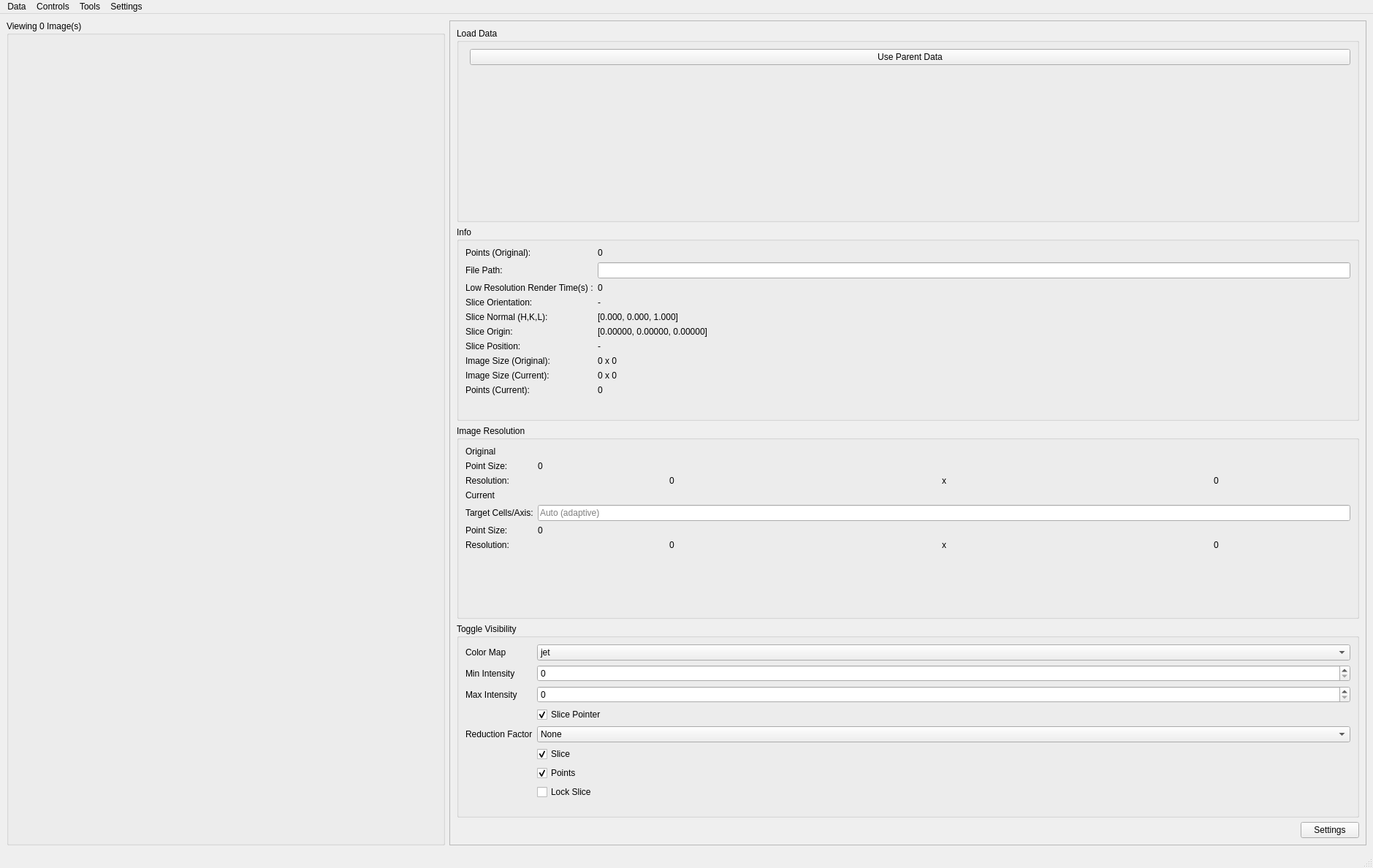
<?xml version="1.0" encoding="UTF-8"?>
<!--
Copyright © 2026, UChicago Argonne, LLC
All Rights Reserved
Software Name: DashPVA
By: Argonne National Laboratory

BSD OPEN SOURCE LICENSE

Redistribution and use in source and binary forms, with or without modification, are permitted provided that the following conditions are met:

1. Redistributions of source code must retain the above copyright notice, this list of conditions and the following disclaimer.
2. Redistributions in binary form must reproduce the above copyright notice, this list of conditions and the following disclaimer in the documentation and/or other materials provided with the distribution.
3. Neither the name of the copyright holder nor the names of its contributors may be used to endorse or promote products derived from this software without specific prior written permission.

******************************************************************************************************
DISCLAIMER

THIS SOFTWARE IS PROVIDED BY THE COPYRIGHT HOLDERS AND CONTRIBUTORS "AS IS" AND ANY EXPRESS OR IMPLIED WARRANTIES, INCLUDING, BUT NOT LIMITED TO, THE IMPLIED WARRANTIES OF MERCHANTABILITY AND FITNESS FOR A PARTICULAR PURPOSE ARE DISCLAIMED. IN NO EVENT SHALL THE COPYRIGHT HOLDER OR CONTRIBUTORS BE LIABLE FOR ANY DIRECT, INDIRECT, INCIDENTAL, SPECIAL, EXEMPLARY, OR CONSEQUENTIAL DAMAGES (INCLUDING, BUT NOT LIMITED TO, PROCUREMENT OF SUBSTITUTE GOODS OR SERVICES; LOSS OF USE, DATA, OR PROFITS; OR BUSINESS INTERRUPTION) HOWEVER CAUSED AND ON ANY THEORY OF LIABILITY, WHETHER IN CONTRACT, STRICT LIABILITY, OR TORT (INCLUDING NEGLIGENCE OR OTHERWISE) ARISING IN ANY WAY OUT OF THE USE OF THIS SOFTWARE, EVEN IF ADVISED OF THE POSSIBILITY OF SUCH DAMAGE.
******************************************************************************************************
-->

<ui version="4.0">
 <class>MainWindow</class>
 <widget class="QMainWindow" name="MainWindow">
  <property name="geometry">
   <rect>
    <x>0</x>
    <y>0</y>
    <width>1879</width>
    <height>1188</height>
   </rect>
  </property>
  <property name="windowTitle">
   <string>MainWindow</string>
  </property>
  <widget class="QWidget" name="centralwidget">
   <layout class="QHBoxLayout" name="mainLayout">
    <item>
     <widget class="QGroupBox" name="groupBox3DViewer">
      <property name="minimumSize">
       <size>
        <width>600</width>
        <height>0</height>
       </size>
      </property>
      <property name="title">
       <string>Viewing 0 Image(s)</string>
      </property>
      <widget class="QWidget" name="gridLayoutWidget">
       <property name="geometry">
        <rect>
         <x>20</x>
         <y>40</y>
         <width>1101</width>
         <height>1041</height>
        </rect>
       </property>
       <layout class="QGridLayout" name="viewer_3d_slicer_layout">
        <property name="sizeConstraint">
         <enum>QLayout::SetMaximumSize</enum>
        </property>
        <property name="spacing">
         <number>5</number>
        </property>
       </layout>
      </widget>
     </widget>
    </item>
    <item>
     <widget class="QScrollArea" name="scrollArea">
      <property name="verticalScrollBarPolicy">
       <enum>Qt::ScrollBarAsNeeded</enum>
      </property>
      <property name="horizontalScrollBarPolicy">
       <enum>Qt::ScrollBarAsNeeded</enum>
      </property>
      <property name="widgetResizable">
       <bool>true</bool>
      </property>
      <widget class="QWidget" name="scrollAreaWidgetContents">
       <property name="geometry">
        <rect>
         <x>0</x>
         <y>0</y>
         <width>728</width>
         <height>1126</height>
        </rect>
       </property>
       <property name="sizePolicy">
        <sizepolicy hsizetype="Preferred" vsizetype="MinimumExpanding">
         <horstretch>0</horstretch>
         <verstretch>1</verstretch>
        </sizepolicy>
       </property>
       <layout class="QVBoxLayout" name="verticalLayout">
        <item>
         <widget class="QGroupBox" name="fgbLoadData">
          <property name="title">
           <string>Load Data</string>
          </property>
          <layout class="QFormLayout" name="formLayout">
           <item row="0" column="1">
            <widget class="QPushButton" name="btnUseParentData">
             <property name="text">
              <string>Use Parent Data</string>
             </property>
            </widget>
           </item>
          </layout>
         </widget>
        </item>
        <item>
         <widget class="QGroupBox" name="formGroupBox">
          <property name="sizePolicy">
           <sizepolicy hsizetype="Preferred" vsizetype="Minimum">
            <horstretch>0</horstretch>
            <verstretch>0</verstretch>
           </sizepolicy>
          </property>
          <property name="title">
           <string>Info</string>
          </property>
          <layout class="QFormLayout" name="formLayout_4">
           <item row="2" column="0">
            <widget class="QLabel" name="lbRenderTime">
             <property name="text">
              <string>Low Resolution Render Time(s) :</string>
             </property>
            </widget>
           </item>
           <item row="2" column="1">
            <widget class="QLabel" name="lbRenderTimeNum">
             <property name="toolTip">
              <string>Time to compute voxelization/interpolation for the current render.</string>
             </property>
             <property name="text">
              <string>0</string>
             </property>
            </widget>
           </item>
           <item row="1" column="0">
            <widget class="QLabel" name="lbFilePath">
             <property name="toolTip">
              <string>Absolute path of the loaded data file.</string>
             </property>
             <property name="text">
              <string>File Path:</string>
             </property>
            </widget>
           </item>
           <item row="1" column="1">
            <widget class="QLineEdit" name="leFilePathStr">
             <property name="readOnly">
              <bool>true</bool>
             </property>
            </widget>
           </item>
           <item row="3" column="0">
            <widget class="QLabel" name="lbSliceOrientation">
             <property name="toolTip">
              <string>Preset plane orientation (HK/HL/KL or Custom).</string>
             </property>
             <property name="text">
              <string>Slice Orientation:</string>
             </property>
            </widget>
           </item>
           <item row="3" column="1">
            <widget class="QLabel" name="lbSliceOrientationVal">
             <property name="toolTip">
              <string>Preset plane orientation (HK/HL/KL or Custom).</string>
             </property>
             <property name="text">
              <string>-</string>
             </property>
            </widget>
           </item>
           <item row="4" column="0">
            <widget class="QLabel" name="lbSliceNormal">
             <property name="text">
              <string>Slice Normal (H,K,L):</string>
             </property>
            </widget>
           </item>
           <item row="4" column="1">
            <widget class="QLabel" name="lbSliceNormalVal">
             <property name="toolTip">
              <string>Normalized normal vector of the slice plane in HKL coordinates.</string>
             </property>
             <property name="text">
              <string>[0.000, 0.000, 1.000]</string>
             </property>
            </widget>
           </item>
           <item row="5" column="0">
            <widget class="QLabel" name="lbSliceOrigin">
             <property name="toolTip">
              <string>Slice plane origin in HKL coordinates.</string>
             </property>
             <property name="text">
              <string>Slice Origin:</string>
             </property>
            </widget>
           </item>
           <item row="5" column="1">
            <widget class="QLabel" name="lbSliceOriginVal">
             <property name="toolTip">
              <string>Slice plane origin in HKL coordinates.</string>
             </property>
             <property name="text">
              <string>[0.00000, 0.00000, 0.00000]</string>
             </property>
            </widget>
           </item>
           <item row="6" column="0">
            <widget class="QLabel" name="lbSlicePosition">
             <property name="text">
              <string>Slice Position:</string>
             </property>
            </widget>
           </item>
           <item row="6" column="1">
            <widget class="QLabel" name="lbSlicePositionVal">
             <property name="text">
              <string>-</string>
             </property>
            </widget>
           </item>
           <item row="7" column="0">
            <widget class="QLabel" name="lbInfoImageSizeOrig">
             <property name="text">
              <string>Image Size (Original):</string>
             </property>
            </widget>
           </item>
           <item row="7" column="1">
            <widget class="QLabel" name="lbInfoImageSizeOrigVal">
             <property name="toolTip">
              <string>Original image dimensions (H × K) before any reduction.</string>
             </property>
             <property name="text">
              <string>0 x 0</string>
             </property>
            </widget>
           </item>
           <item row="8" column="0">
            <widget class="QLabel" name="lbInfoImageSizeCurr">
             <property name="toolTip">
              <string>Current image dimensions (H × K) after reduction.</string>
             </property>
             <property name="text">
              <string>Image Size (Current):</string>
             </property>
            </widget>
           </item>
           <item row="8" column="1">
            <widget class="QLabel" name="lbInfoImageSizeCurrVal">
             <property name="toolTip">
              <string>Current image dimensions (H × K) after reduction.</string>
             </property>
             <property name="text">
              <string>0 x 0</string>
             </property>
            </widget>
           </item>
           <item row="0" column="0">
            <widget class="QLabel" name="lbInfoPointsOrig">
             <property name="text">
              <string>Points (Original):</string>
             </property>
             <property name="toolTip">
              <string>Total number of points before reduction or filtering.</string>
             </property>
            </widget>
           </item>
           <item row="0" column="1">
            <widget class="QLabel" name="lbInfoPointsOrigVal">
             <property name="text">
              <string>0</string>
             </property>
             <property name="toolTip">
              <string>Total number of points before reduction or filtering.</string>
             </property>
            </widget>
           </item>
           <item row="9" column="0">
            <widget class="QLabel" name="lbInfoPointsCurr">
             <property name="text">
              <string>Points (Current):</string>
             </property>
             <property name="toolTip">
              <string>Number of points currently visible after reduction and HKL filtering.</string>
             </property>
            </widget>
           </item>
           <item row="9" column="1">
            <widget class="QLabel" name="lbInfoPointsCurrVal">
             <property name="text">
              <string>0</string>
             </property>
             <property name="toolTip">
              <string>Number of points currently visible after reduction and HKL filtering.</string>
             </property>
            </widget>
           </item>
          </layout>
         </widget>
        </item>
        <item>
         <widget class="QGroupBox" name="formGroupBox">
          <property name="title">
           <string>Image Resolution</string>
          </property>
          <layout class="QFormLayout" name="formLayout_2">
           <item row="0" column="0">
            <widget class="QLabel" name="lbOriginal">
             <property name="text">
              <string>Original</string>
             </property>
            </widget>
           </item>
           <item row="1" column="0">
            <widget class="QLabel" name="lbOriginalPointSize">
             <property name="text">
              <string>Point Size:</string>
             </property>
            </widget>
           </item>
           <item row="1" column="1">
            <widget class="QLabel" name="lbOriginalPointSizeNum">
             <property name="text">
              <string>0</string>
             </property>
            </widget>
           </item>
           <item row="2" column="0">
            <widget class="QLabel" name="lbOriginalResolution">
             <property name="text">
              <string>Resolution:</string>
             </property>
            </widget>
           </item>
           <item row="2" column="1">
            <layout class="QHBoxLayout" name="horizontalLayout_8">
             <item>
              <widget class="QLabel" name="lbOriginalResolutionX">
               <property name="frameShape">
                <enum>QFrame::NoFrame</enum>
               </property>
               <property name="text">
                <string>0</string>
               </property>
               <property name="alignment">
                <set>Qt::AlignCenter</set>
               </property>
              </widget>
             </item>
             <item alignment="Qt::AlignHCenter">
              <widget class="QLabel" name="label_3">
               <property name="frameShape">
                <enum>QFrame::NoFrame</enum>
               </property>
               <property name="text">
                <string>x</string>
               </property>
              </widget>
             </item>
             <item alignment="Qt::AlignHCenter">
              <widget class="QLabel" name="lbOriginalResolutionY">
               <property name="frameShape">
                <enum>QFrame::NoFrame</enum>
               </property>
               <property name="text">
                <string>0</string>
               </property>
              </widget>
             </item>
            </layout>
           </item>
           <item row="4" column="0">
            <widget class="QLabel" name="lbCurrent">
             <property name="text">
              <string>Current</string>
             </property>
            </widget>
           </item>
           <item row="6" column="0">
            <widget class="QLabel" name="lbCurrentPointSize">
             <property name="text">
              <string>Point Size:</string>
             </property>
            </widget>
           </item>
           <item row="6" column="1">
            <widget class="QLabel" name="lbCurrentPointSizeNum">
             <property name="text">
              <string>0</string>
             </property>
            </widget>
           </item>
           <item row="7" column="0">
            <widget class="QLabel" name="lbCurrentResolution">
             <property name="text">
              <string>Resolution:</string>
             </property>
            </widget>
           </item>
           <item row="7" column="1">
            <layout class="QHBoxLayout" name="horizontalLayout_13">
             <item>
              <widget class="QLabel" name="lbCurrentResolutionX">
               <property name="frameShape">
                <enum>QFrame::NoFrame</enum>
               </property>
               <property name="text">
                <string>0</string>
               </property>
               <property name="alignment">
                <set>Qt::AlignCenter</set>
               </property>
              </widget>
             </item>
             <item alignment="Qt::AlignHCenter">
              <widget class="QLabel" name="label_4">
               <property name="frameShape">
                <enum>QFrame::NoFrame</enum>
               </property>
               <property name="text">
                <string>x</string>
               </property>
              </widget>
             </item>
             <item alignment="Qt::AlignHCenter">
              <widget class="QLabel" name="lbCurrentResolutionY">
               <property name="frameShape">
                <enum>QFrame::NoFrame</enum>
               </property>
               <property name="text">
                <string>0</string>
               </property>
              </widget>
             </item>
            </layout>
           </item>
           <item row="5" column="0">
            <widget class="QLabel" name="lbTargetCells">
             <property name="toolTip">
              <string>Auto target cells per axis. Leave blank for auto (adaptive). Smaller = faster; larger = more detail.</string>
             </property>
             <property name="text">
              <string>Target Cells/Axis:</string>
             </property>
            </widget>
           </item>
           <item row="5" column="1">
            <widget class="QLineEdit" name="leTargetCells">
             <property name="placeholderText">
              <string>Auto (adaptive)</string>
             </property>
             <property name="toolTip">
              <string>Target cells per axis. Leave blank for auto (adaptive). Smaller values render faster; larger values show more detail.</string>
             </property>
            </widget>
           </item>
          </layout>
         </widget>
        </item>
        <item>
         <widget class="QGroupBox" name="formGroupBox">
          <property name="title">
           <string>Toggle Visibility</string>
          </property>
          <layout class="QFormLayout" name="formLayout_3">
           <item row="0" column="0">
            <widget class="QLabel" name="label_2">
             <property name="text">
              <string>Color Map</string>
             </property>
            </widget>
           </item>
           <item row="0" column="1">
            <widget class="QComboBox" name="cbColorMapSelect">
             <item>
              <property name="text">
               <string>jet</string>
              </property>
             </item>
             <item>
              <property name="text">
               <string>viridis</string>
              </property>
             </item>
             <item>
              <property name="text">
               <string>plasma</string>
              </property>
             </item>
             <item>
              <property name="text">
               <string>magma</string>
              </property>
             </item>
             <item>
              <property name="text">
               <string>hot</string>
              </property>
             </item>
             <item>
              <property name="text">
               <string>PuRd</string>
              </property>
             </item>
            </widget>
           </item>
           <item row="3" column="1">
            <widget class="QCheckBox" name="cbToggleSlicePointer">
             <property name="enabled">
              <bool>true</bool>
             </property>
             <property name="text">
              <string>Slice Pointer</string>
             </property>
             <property name="checked">
              <bool>true</bool>
             </property>
            </widget>
           </item>
           <item row="5" column="1">
            <widget class="QCheckBox" name="cbToggleSliceMesh">
             <property name="enabled">
              <bool>true</bool>
             </property>
             <property name="text">
              <string>Slice</string>
             </property>
             <property name="checked">
              <bool>true</bool>
             </property>
            </widget>
           </item>
           <item row="1" column="1">
            <widget class="QSpinBox" name="sbMinIntensity">
            </widget>
           </item>
           <item row="1" column="0">
            <widget class="QLabel" name="lbMinIntensity">
             <property name="text">
              <string>Min Intensity</string>
             </property>
            </widget>
           </item>
           <item row="2" column="0">
            <widget class="QLabel" name="lbMaxIntensity">
             <property name="text">
              <string>Max Intensity</string>
             </property>
            </widget>
           </item>
           <item row="2" column="1">
            <widget class="QSpinBox" name="sbMaxIntensity">
            </widget>
           </item>
           <item row="4" column="0">
            <widget class="QLabel" name="lbReductionFactor">
             <property name="text">
              <string>Reduction Factor</string>
             </property>
            </widget>
           </item>
           <item row="4" column="1">
            <widget class="QComboBox" name="cbbReductionFactor">
             <item>
              <property name="text">
               <string>None</string>
              </property>
             </item>
             <item>
              <property name="text">
               <string>x2</string>
              </property>
             </item>
             <item>
              <property name="text">
               <string>x4</string>
              </property>
             </item>
             <item>
              <property name="text">
               <string>x8</string>
              </property>
             </item>
            </widget>
           </item>
           <item row="6" column="1">
            <widget class="QCheckBox" name="cbTogglePoints">
             <property name="enabled">
              <bool>true</bool>
             </property>
             <property name="text">
              <string>Points</string>
             </property>
             <property name="checked">
              <bool>true</bool>
             </property>
            </widget>
           </item>
           <item row="7" column="1">
            <widget class="QCheckBox" name="cbLockSlice">
             <property name="enabled">
              <bool>true</bool>
             </property>
             <property name="text">
              <string>Lock Slice</string>
             </property>
             <property name="checked">
              <bool>false</bool>
             </property>
            </widget>
           </item>
          </layout>
         </widget>
        </item>
        <!-- Removed tabsControls (Slice/Camera tabs) -->
        <item>
         <layout class="QHBoxLayout" name="hLayoutSettings">
          <item>
           <spacer name="hSpacerSettings">
            <property name="orientation">
             <enum>Qt::Horizontal</enum>
            </property>
            <property name="sizeHint">
             <size>
              <width>40</width>
              <height>20</height>
             </size>
            </property>
           </spacer>
          </item>
          <item>
           <widget class="QPushButton" name="btnSettings">
            <property name="text">
             <string>Settings</string>
            </property>
            <property name="toolTip">
             <string>Open settings and database manager</string>
            </property>
           </widget>
          </item>
         </layout>
        </item>
       </layout>
      </widget>
     </widget>
    </item>
   </layout>
  </widget>
  <widget class="QMenuBar" name="menubar">
   <property name="geometry">
    <rect>
     <x>0</x>
     <y>0</y>
     <width>1879</width>
     <height>20</height>
    </rect>
   </property>
   <widget class="QMenu" name="menuData">
    <property name="title">
     <string>Data</string>
    </property>
    <addaction name="actionLoadData"/>
    <addaction name="actionSave"/>
    <addaction name="actionExtractSlice"/>
   </widget>
   <widget class="QMenu" name="menuControls">
    <property name="title">
     <string>Controls</string>
    </property>
    <addaction name="actionSlice"/>
   </widget>
   <widget class="QMenu" name="menuTools">
    <property name="title">
     <string>Tools</string>
    </property>
    <widget class="QMenu" name="menuView">
     <property name="title">
      <string>View</string>
     </property>
     <addaction name="actionViewSlice"/>
    </widget>
    <addaction name="menuView"/>
   </widget>
   <widget class="QMenu" name="menuSettings">
    <property name="title">
     <string>Settings</string>
    </property>
    <addaction name="actionOptimize"/>
   </widget>
   <addaction name="menuData"/>
   <addaction name="menuControls"/>
   <addaction name="menuTools"/>
   <addaction name="menuSettings"/>
  </widget>
  <widget class="QStatusBar" name="statusbar"/>
  <action name="actionExtractSlice">
   <property name="text">
    <string>Extract Slice</string>
   </property>
  </action>
  <action name="actionLoadData">
   <property name="text">
    <string>Load </string>
   </property>
  </action>
  <action name="actionSave">
   <property name="text">
    <string>Save</string>
   </property>
  </action>
  <action name="actionSlice">
   <property name="text">
    <string>Controls…</string>
   </property>
  </action>
  <action name="actionViewSlice">
   <property name="text">
    <string>Slice</string>
   </property>
  </action>
  <action name="actionOptimize">
   <property name="text">
    <string>Optimize…</string>
   </property>
  </action>
 </widget>
 <resources/>
 <connections/>
</ui>
